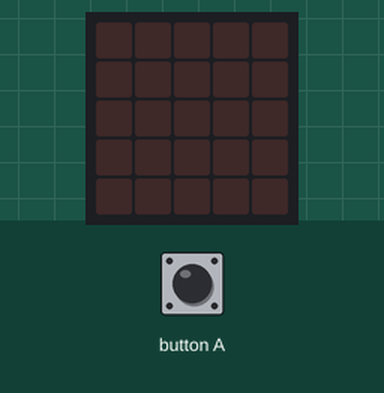
This program was run on a simulated BBC micro:bit (MakeCode). Shown: the board's 5×5 LED display. Inputs (shaded band) come from the test bench.

Above: at 1.2 s.
1.3 s: button A pressed for 0.15 s
At 2.4 s:
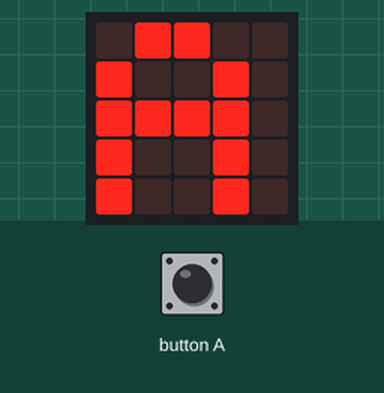
2.9 s: button A pressed for 0.15 s
At 4.5 s:
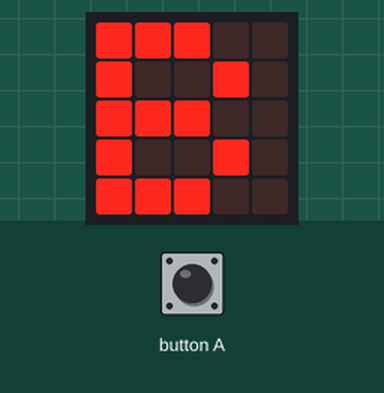
5.2 s: button A pressed for 0.15 s
At 6.6 s:
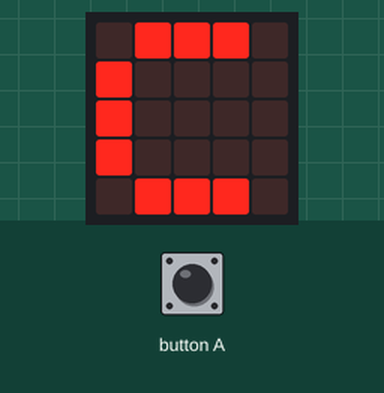
Timing chart, 0 to 8.2 s (numbered marks = the images above; inputs shaded):
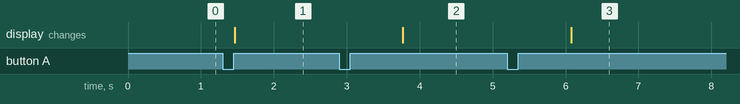

The program:

main.ts
```typescript
input.onButtonPressed(Button.A, function () {
    X += 1
})
let X = 0
basic.forever(function () {
    if (X == 1) {
        basic.showString("A")
    } else if (X == 2) {
        basic.showString("B")
    } else if (X == 3) {
        basic.showString("C")
    } else if (false) {

    } else {

    }
})
```

test.ts
```typescript
// aquí va el archivo "tests"; esto no se compilará cuando este paquete se utilice como una extensión.
```

Measured:
- after the input at 1.3 s, the display: changes after 0.16 s (image 1)
- after the input at 2.9 s, the display: changes after 0.87 s (image 2)
- after the input at 5.2 s, the display: changes after 0.88 s (image 3)
